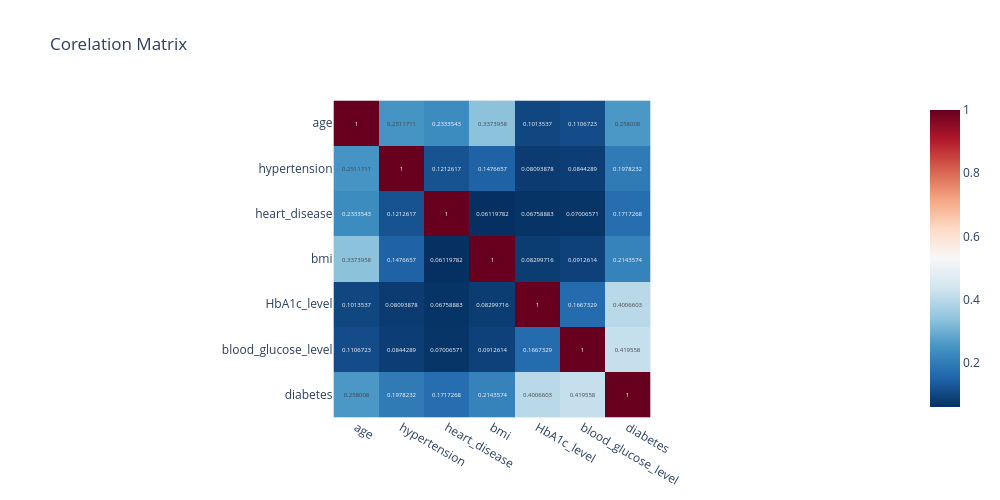

Here is the notebook cell this chart was saved with:
### Code cell
#Corelation
corr=df.corr(numeric_only=True)
fig=px.imshow(
    corr,
    text_auto=True,
    color_continuous_scale="Rdbu_r",
    title="Corelation Matrix")
fig.update_layout(
    width=1000,
    height=500)
fig.show()

### Figure 1 — Plotly figure (JSON) as saved in the notebook; plotly's stock layout.template omitted (floating-point values rounded to 4 significant figures)
{"data": [{"coloraxis": "coloraxis", "hovertemplate": "x: %{x}<br>y: %{y}<br>color: %{z}<extra></extra>", "name": "0", "texttemplate": "%{z}", "type": "heatmap", "x": ["age", "hypertension", "heart_disease", "bmi", "HbA1c_level", "blood_glucose_level", "diabetes"], "xaxis": "x", "y": ["age", "hypertension", "heart_disease", "bmi", "HbA1c_level", "blood_glucose_level", "diabetes"], "yaxis": "y", "z": [[1.0, 0.2512, 0.2334, 0.3374, 0.1014, 0.1107, 0.258], [0.2512, 1.0, 0.1213, 0.1477, 0.08094, 0.08443, 0.1978], [0.2334, 0.1213, 1.0, 0.0612, 0.06759, 0.07007, 0.1717], [0.3374, 0.1477, 0.0612, 1.0, 0.083, 0.09126, 0.2144], [0.1014, 0.08094, 0.06759, 0.083, 1.0, 0.1667, 0.4007], [0.1107, 0.08443, 0.07007, 0.09126, 0.1667, 1.0, 0.4196], [0.258, 0.1978, 0.1717, 0.2144, 0.4007, 0.4196, 1.0]]}], "layout": {"coloraxis": {"colorscale": [[0, "rgb(5,48,97)"], [0.1, "rgb(33,102,172)"], [0.2, "rgb(67,147,195)"], [0.3, "rgb(146,197,222)"], [0.4, "rgb(209,229,240)"], [0.5, "rgb(247,247,247)"], [0.6, "rgb(253,219,199)"], [0.7, "rgb(244,165,130)"], [0.8, "rgb(214,96,77)"], [0.9, "rgb(178,24,43)"], [1, "rgb(103,0,31)"]]}, "height": 500, "title": {"text": "Corelation Matrix"}, "width": 1000, "xaxis": {"anchor": "y", "constrain": "domain", "domain": [0, 1], "scaleanchor": "y"}, "yaxis": {"anchor": "x", "autorange": "reversed", "constrain": "domain", "domain": [0, 1]}}}
